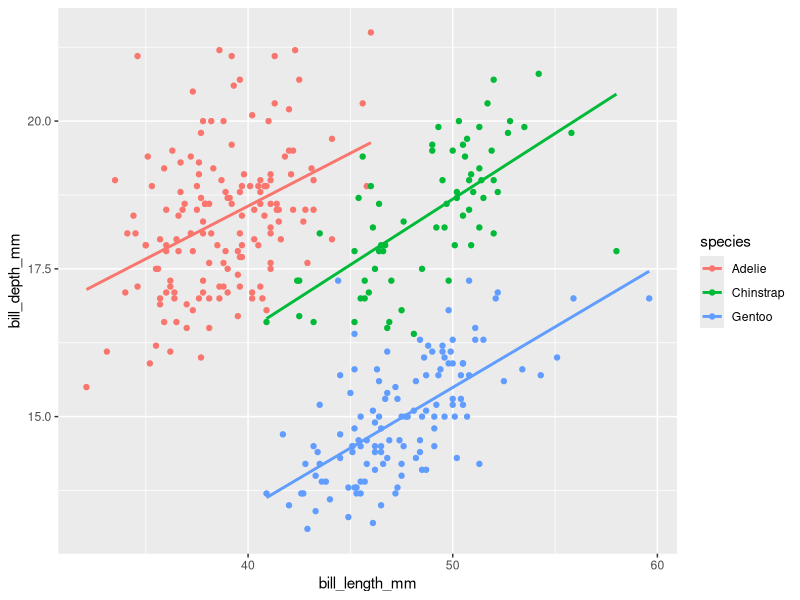
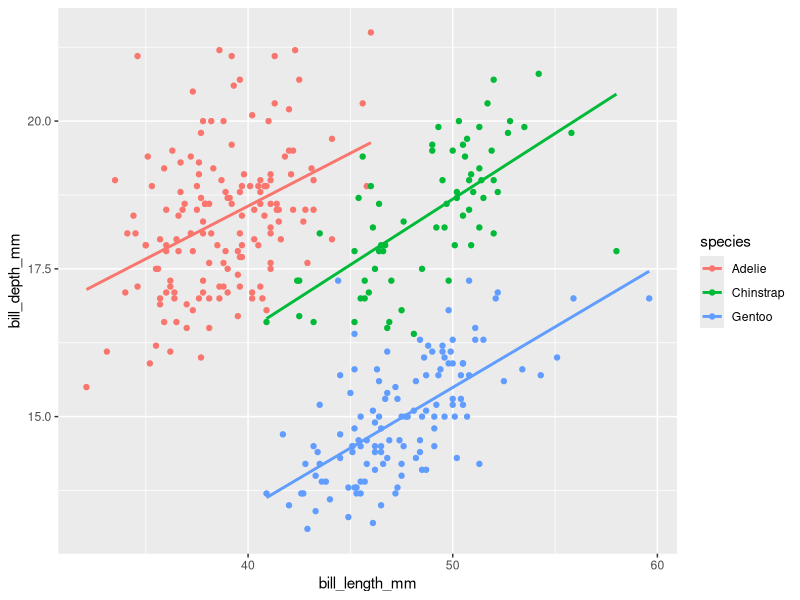

R code for these plots, in order:

            library(ggplot2)
            library(palmerpenguins)
            built_answer <- tryCatch(
                {
                    set.seed(42)
                    ggplot(penguins, aes(x = bill_length_mm, y = bill_depth_mm, colour = species)) + geom_point() + geom_smooth(method = "lm", se = FALSE)
                    suppressWarnings(
                        if (!file.exists("/sandbox/figures/bill-length_bill-depth_scatter_species_smooth_answer.png")) {
                            ggsave(
                                width = 3,
                                height = 3,
                                "/sandbox/figures/bill-length_bill-depth_scatter_species_smooth_answer.png"
                            )
                        }
                    )
                    suppressWarnings(
                        ggplot_build(last_plot())
                    )
                },
                error = function(e) {
                    'ERROR'
                }
            )
            built_submission <- tryCatch(
                {
                    set.seed(42)
                    ggplot(data = penguins, aes(x = bill_length_mm, y = bill_depth_mm, color = species)) +
  geom_point() +
  geom_smooth(method = "lm", se = FALSE)
                    suppressWarnings(
                        ggsave(
                            width = 3,
                            height = 3,
                            "figures/bill-length_bill-depth_scatter_species_smooth_submission_command-a-plus.png"
                        )
                    )
                    suppressWarnings(
                        ggplot_build(last_plot())
                    )
                },
                error = function(e) {
                    'ERROR'
                }
            )
            cat(isTRUE(all.equal(built_answer, built_submission)))
        
